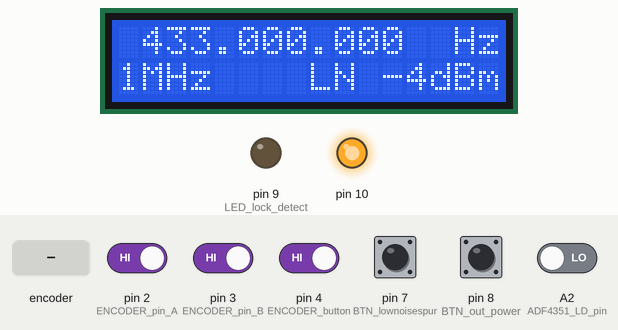
Recording of a sketch running on a simulated Arduino Uno, built with avr-gcc and run on an emulated ATmega328P. Parts: 16×2 character LCD, output pins drawn as LEDs (lit = HIGH). The test bench sets the inputs (shaded band); at power-on: pin 2 (ENCODER_pin_A), pin 3 (ENCODER_pin_B), pin 4 (ENCODER_button), pin 7 (BTN_lownoisespur), pin 8 (BTN_out_power) HIGH, A2 (ADF4351_LD_pin) LOW. Pins used as bus, display or sensor lines are not drawn.

Above: at 2.1 s.
2.2 s: pin 4 (ENCODER_button) driven LOW
At 3.11 s:
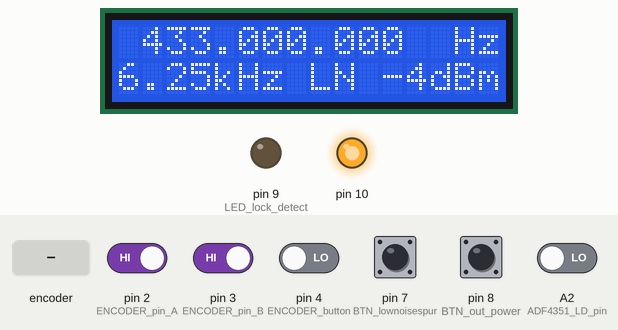
5.2 s: pin 7 (BTN_lownoisespur) pulled LOW for 0.15 s
At 5.56 s:
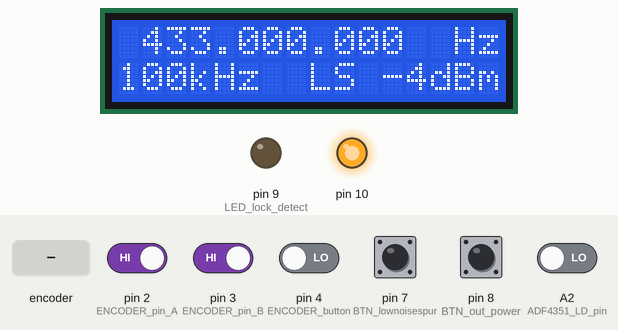
5.9 s: A2 (ADF4351_LD_pin) driven HIGH
At 6.23 s:
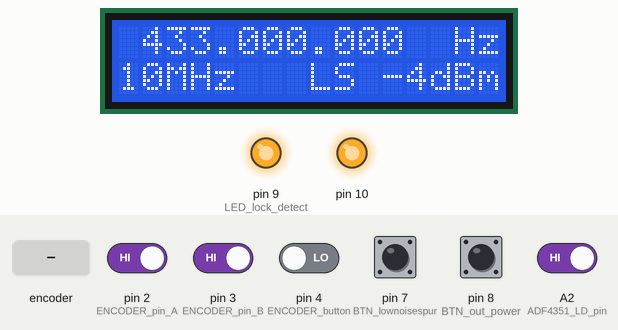
8.5 s: rotary encoder on pin 2 (ENCODER_pin_A) / pin 3 (ENCODER_pin_B) turned 1 step (first pin leading)
At 9.03 s:
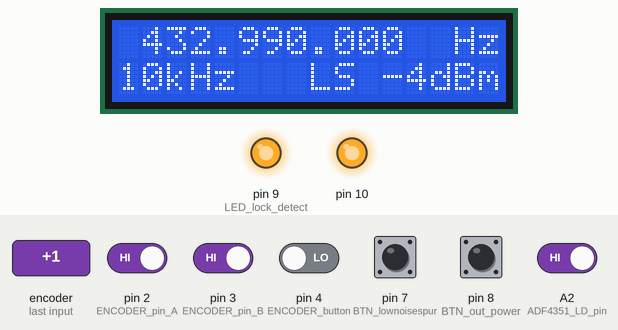
10.3 s: pin 7 (BTN_lownoisespur) pulled LOW for 1 s
At 10.56 s:
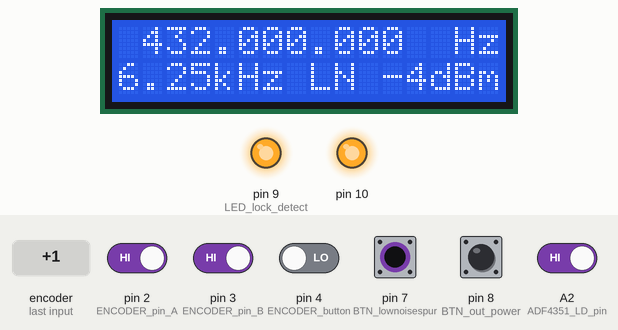
11.9 s: pin 7 (BTN_lownoisespur) pulled LOW for 0.15 s
At 12.2 s:
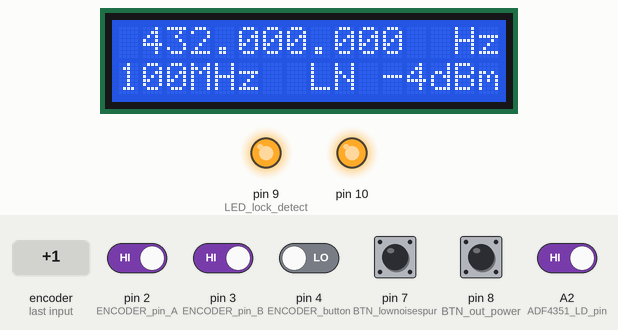
Timing chart, 0 to 13.6 s (numbered marks = the images above; inputs shaded):
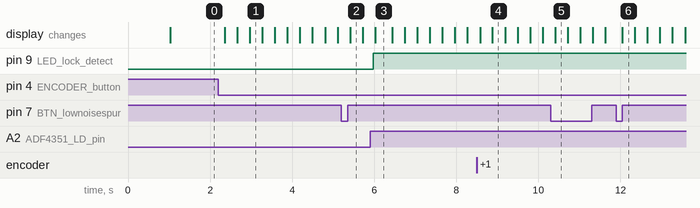

The sketch:

gen4351.ino
```cpp
/*
  LED LOCKDETECT do

   ////--------------remove  pullup if user hardware resistors
  PINOUT!!!! d2 - for ENCODER_A!!


  ENCODER_interrupt_delta меняется в прерывании. ENCODER_interrupt_delta проверять в СтаетМашин каждые 300мс и менять частоту, ENCODER_interrupt_delta=0 устанавливать.
  Экран отрисовывать каждые 10сек и по событиям, рисовать экран каждые 300мс нет смысла.
  i2c LCD 5V, а система 3.3В. Поэтому нужен преобразователь уровней и 2 питания: 5В и 3.3В.

*/


//============================================   3.3V ONLY ===================================================================================================================
//============================================   3.3V ONLY ===================================================================================================================
//============================================   3.3V ONLY ===================================================================================================================
//============================================   3.3V ONLY ===================================================================================================================

// ADF4351 PLL-Synthesizer 33Mhz - 4,4Ghz
// Integer mode Demo OE6OCG 1/2015
// up/down = Freq +- with stepsize
// left = frequency step's from 6.25khz to 1Mhz
/*
         ============================================   3.3V ONLY ===================================================================================================================
         ============================================   3.3V ONLY ===================================================================================================================
         ============================================   3.3V ONLY ===================================================================================================================
         ============================================   3.3V ONLY ===================================================================================================================
         ============================================   3.3V ONLY ===================================================================================================================
         ============================================   3.3V ONLY ===================================================================================================================
   MOSI 11 ----> DATA
   MISO 12 ---- null, but d12 is SPI
   SCK 13 -----> CLK
   d10 no connect, but SPI SS. CE connected to 3.3V, so SPI always enabled. I use custom LE pin for custom SPI interface
   d3----------> LE  LOAD_ENABLE 1=upload registers 0=work
   d5----------> LD = lock detect, 1=ok 0=cannot_generate
                 CE---3V3 SET CHIP_ENABLE ON


    ENCODER add
    if Freq>4.4GHz stop ++
    if Freq < 35Mhz stop --


     int8_t      |  char                       |   РѕС‚ -128 РґРѕ 127
  uint8_t    |  byte, unsigned char |   РѕС‚ 0 РґРѕ 255
  int16_t    |  int                          |   РѕС‚ -32768 РґРѕ 32767
  uint16_t  |  unsigned int, word   |   РѕС‚ 0 РґРѕ 65535

  int32_t    |  long                        |  РѕС‚  -2147483648 РґРѕ 2147483647
  uint32_t  |  unsigned long          |  РѕС‚ 0 РґРѕ 4294967295

*/

//============================================================= ADF4351 =========================================
#include <SPI.h>
#define ADF4351_LE_pin A3
#define ADF4351_LD_pin A2
uint32_t ADF4351_referenceFreq = 2500000L; //*10 Hz reference frequency = quartz 25 MHz
uint32_t ADF4351_frequency = 43300000L; //*10 Hz = 433 MHz
uint32_t ADF4351_freqStepCurrent = 0L;
uint32_t ADF4351_stepsVariants[6] = {
  625, //*10Hz 6,25 khz, 5khz does not work in Int-N mode (MOD> 4095) at 25Mhz Ref.
  1000, //*10Hz 10 khz
  10000, //*10Hz 100 khz
  100000, //*10Hz 1 Mhz
  1000000, //*10Hz 10 Mhz //only for fast inc\dec by encoder. ADF cannot LOCK at this freq-step
  10000000 //*10Hz 100 Mhz //only for fast inc\dec by encoder. ADF cannot LOCK at this freq-step
};
uint8_t ADF4351_stepsVariantsNumCurrent = 3;
String OLED_stepsVariants_val[6] = {"6.25kHz", "10kHz", "100kHz", "1MHz", "10MHz", "100MHz"};

uint8_t ADF4351_lowNoiseOrSpurVariants[2] = {B0, B11};
uint8_t ADF4351_lowNoiseOrSpur_current = 0; //at lowSpur cannot lock sometimes
String ADF4351_lowNoiseOrSpur_verb[2] = {"LN", "LS"};

uint8_t ADF4351_outputPowerVariants[4] = {B0, B01, B10, B11};
uint8_t ADF4351_outputPower_current = 0; //5dBm doesnot work, only -4 ... 2
String ADF4351_outputPower_verb[4] = {"-4dBm", "-1dBm", "2dBm", "5dBm"};

uint32_t ADF4351_registers[6]; //ADF4351 Registers, see datasheet

//========================================== INTERFACE ==========================================================
#define ENCODER_pin_A 2 //Пин прерывания
#define ENCODER_pin_B 3 //Любой другой пин

volatile int ENCODER_interrupt_delta = 0;       // Счетчик оборотов. Периодически проверять ENCODER_interrupt_delta и делать действтия,потом ENCODER_interrupt_delta=0 и снова ждем вращения
// в прерываниях делать дела нельзя - слишком долго
volatile int ENCODER_interrupt_state = 0;       // Переменная хранящая статус вращения
volatile int ENCODER_interrupt_pin_A_val = 0;   // Переменные хранящие состояние пина, для экономии времени
volatile int ENCODER_interrupt_pin_B_val = 0;   // Переменные хранящие состояние пина, для экономии времени

#define ENCODER_button 4
#define BTN_future0 5
#define BTN_future1 6
#define BTN_lownoisespur 7
#define BTN_out_power 8
#define LED_lock_detect 9

//=====================================1602 LCD i2c==============================================================
#include <Wire.h>
#include <LiquidCrystal_I2C.h>
LiquidCrystal_I2C lcd(0x27, 16, 2);


//================================== TIMEMACHINE =================================================================
uint32_t TIMEMACHINE_next_101ms = 0L;
uint32_t TIMEMACHINE_next_311ms = 0L;
//uint32_t TIMEMACHINE_next_2000ms = 0L;

//=======================================SYS=======================================================================
volatile boolean SYS_isNeedProcessConfig = true;

void setup() {
  ADF4351_init();
  MONITOR_init();
  ENCODER_init();
  BUTTON_init();
  // Serial.begin(9600);
}

void loop() {
  TIMEMACHINE_loop();
}
```

ADF4351.ino
```cpp
void ADF4351_init() {
  pinMode (ADF4351_LE_pin, OUTPUT);
  digitalWrite(ADF4351_LE_pin, LOW);
  SPI.setDataMode(SPI_MODE0);
  SPI.setBitOrder(MSBFIRST);
  SPI.begin();
  delay(900);
  ADF4351_setConfig();
}


void ADF4351_out_power_next() {
  ADF4351_outputPower_current += 1;
  if (ADF4351_outputPower_current > 3) {  //cycle, return to 0-pos
    ADF4351_outputPower_current = 0;
  }
  SYS_isNeedProcessConfig = true;
}

void ADF4351_lowNoiseSpurMode_next() {
  ADF4351_lowNoiseOrSpur_current += 1;
  if (ADF4351_lowNoiseOrSpur_current > 1) {  //cycle, return to 0-pos
    ADF4351_lowNoiseOrSpur_current = 0;
  }
  SYS_isNeedProcessConfig = true;
}

void ADF4351_step_next() {
  ADF4351_stepsVariantsNumCurrent += 1;
  if (ADF4351_stepsVariantsNumCurrent > 5) {  //cycle, return to 0-pos
    ADF4351_stepsVariantsNumCurrent = 0;
  }
  ADF4351_freqStepCurrent = ADF4351_stepsVariants[ADF4351_stepsVariantsNumCurrent]; //it is in ADF4351_prepareConfig()

  //round Freq to NEAR step, because ADF4351 can NOT set frquency like: 433 006 250 Hz if step is 1MHz (STEP > low digits in FREQ)
  switch (ADF4351_stepsVariantsNumCurrent) {
    case 0: //625, //*10Hz 6,25 khz, 5khz does not work in Int-N mode (MOD> 4095) at 25Mhz Ref.
      break;
    case 1: //1000, //*10Hz 10 khz
      ADF4351_frequency = 1000 * (ADF4351_frequency / 1000); //*10 =  some Hz
      break;
    case 2: //10000, //*10Hz 100 khz
      ADF4351_frequency = 10000 * (ADF4351_frequency / 10000); //*10 =  some Hz
      break;
    case 3: //100000, //*10Hz 1 Mhz
      ADF4351_frequency = 100000 * (ADF4351_frequency / 100000); //*10 =  some Hz
      break;
    case 4: //1000000, //*10Hz 10 Mhz //only for fast inc\dec by encoder. ADF cannot LOCK at this freq-step
      ADF4351_frequency = 100000 * (ADF4351_frequency / 100000); //*10 =  some Hz
      break;
    case 5: //10000000 //100MHz //only for fast inc\dec by encoder. ADF cannot LOCK at this freq-step
      ADF4351_frequency = 100000 * (ADF4351_frequency / 100000); //*10 =  some Hz
      break;

  }

  SYS_isNeedProcessConfig = true;
}


void ADF4351_setConfig() {
  ADF4351_freqStepCurrent = ADF4351_stepsVariants[ADF4351_stepsVariantsNumCurrent]; //it is in ADF4351_prepareConfig()
  ADF4351_prepareConfig();
  ADF4351_writeToRegister(5);
  delayMicroseconds(2500);
  ADF4351_writeToRegister(4);
  delayMicroseconds(2500);
  ADF4351_writeToRegister(3);
  delayMicroseconds(2500);
  ADF4351_writeToRegister(2);
  delayMicroseconds(2500);
  ADF4351_writeToRegister(1);
  delayMicroseconds(2500);
  ADF4351_writeToRegister(0);
  delayMicroseconds(2500);

  /*/////DBG
    Serial.println("\r\n SEND CONFIG \r\n");
    for (byte i = 0; i < 6; i++) {
    Serial.print("REG");
    Serial.print(i, DEC);
    Serial.print(" ");
    Serial.println(ADF4351_registers[i], HEX);
    }
    Serial.print("\r\n ADF4351_freqStepCurrent=");
    Serial.println(ADF4351_freqStepCurrent, DEC);
    ///////DBG END */

}

void ADF4351_writeToRegister(int idx) { // make 4 byte from integer for SPI-Transfer
  digitalWrite(ADF4351_LE_pin, LOW);
  delayMicroseconds(10);

  SPI.transfer((0xFF000000 & ADF4351_registers[idx]) >> 24);
  SPI.transfer((0x00FF0000 & ADF4351_registers[idx]) >> 16);
  SPI.transfer((0x0000FF00 & ADF4351_registers[idx]) >> 8);
  SPI.transfer( 0x000000FF & ADF4351_registers[idx]);

  ADF4351_ss_toggle();

  /*
    byte buf[4];
    for (uint8_t i = 0; i < 4; i++)
    buf[i] = (byte)(ADF4351_registers[idx] >> (i * 8));
    ADF4351_writeData(buf[3], buf[2], buf[1], buf[0]);
  */
}
/*
void ADF4351_writeData(byte a1, byte a2, byte a3, byte a4) {
  // write over SPI to ADF4351
  digitalWrite(ADF4351_LE_pin, LOW);
  delayMicroseconds(10);
  SPI.transfer(a1);
  SPI.transfer(a2);
  SPI.transfer(a3);
  SPI.transfer(a4);
  ADF4351_ss_toggle();
}*/

void ADF4351_ss_toggle() {
  digitalWrite(ADF4351_LE_pin, HIGH);
  delayMicroseconds(5);
  digitalWrite(ADF4351_LE_pin, LOW);
}

void ADF4351_prepareConfig() {
  // PLL-Reg-R0         =  32bit
  // Registerselect        3bit
  // int F_Frac = 4;       // 12bit
  // int N_Int = 92;       // 16bit
  // reserved           // 1bit

  // PLL-Reg-R1         =  32bit
  // Registerselect        3bit
  //int M_Mod = 5;        // 12bit
  int P_Phase = 1;     // 12bit bei 2x12bit hintereinander pow()-bug !!
  uint8_t Prescal = 0;     // 1bit geht nicht ???
  uint8_t PhaseAdj = 0;    // 1bit geht auch nicht ???
  // reserved           // 3bit

  // PLL-Reg-R2         =  32bit
  // Registerselect        3bit
  uint8_t U1_CountRes = 0; // 1bit
  uint8_t U2_Cp3state = 0; // 1bit
  uint8_t U3_PwrDown = 0;  // 1bit
  uint8_t U4_PDpola = 1;    // 1bit
  uint8_t U5_LPD = 0;       // 1bit
  uint8_t U6_LPF = 1;       // 1bit 1=Integer, 0=Frac not spported yet
  uint8_t CP_ChgPump = 7;     // 4bit
  uint8_t D1_DoublBuf = 0; // 1bit
  //  int R_Counter = 1;   // 10bit
  //  int RD1_Rdiv2 = 0;    // 1bit
  //  int RD2refdoubl = 0; // 1bit
  uint8_t M_Muxout = 0;     // 3bit
  uint8_t LoNoisSpur = ADF4351_lowNoiseOrSpurVariants[ADF4351_lowNoiseOrSpur_current];      //0   2bit
  // reserved           // 1bit

  // PLL-Reg-R3         =  32bit
  // Registerselect        3bit
  int D_Clk_div = 150; // 12bit
  uint8_t C_Clk_mode = 0;   // 2bit
  //  reserved          // 1bit
  uint8_t F1_Csr = 0;       // 1bit
  //  reserved          // 2bit
  uint8_t F2_ChgChan = 0;   // 1bit
  uint8_t F3_ADB = 0;       // 1bit
  uint8_t F4_BandSel = 0;  // 1bit
  //  reserved          // 8bit

  // PLL-Reg-R4         =  32bit
  // Registerselect        3bit
  uint8_t D_out_PWR =   ADF4351_outputPowerVariants[ADF4351_outputPower_current] ; // B0;   // 2bit
  uint8_t D_RF_ena = 1;     // 1bit
  uint8_t D_auxOutPwr = 0;  // 2bit
  uint8_t D_auxOutEna = 0;  // 1bit
  uint8_t D_auxOutSel = 0;  // 1bit
  uint8_t D_MTLD = 0;       // 1bit
  uint8_t D_VcoPwrDown = 0; // 1bit 1=VCO off

  //  int B_BandSelClk = 200; // 8bit

  uint8_t D_RfDivSel = 3;    // 3bit 3=70cm 4=2m
  uint8_t D_FeedBck = 1;     // 1bit
  // reserved           // 8bit

  // PLL-Reg-R5         =  32bit
  // Registerselect     // 3bit
  // reserved           // 16bit
  // reserved     11    // 2bit
  // reserved           // 1bit
  uint8_t D_LdPinMod = 1;    // 2bit muss 1 sein
  // reserved           // 8bit

  // Referenz Freg Calc
  //  long ADF4351_referenceFreq = 250000; // Refrenquarz = 25000000hz
  int R_Counter = 1;   // 10bit
  uint8_t RD1_Rdiv2 = 0;    // 1bit
  uint8_t RD2refdoubl = 0; // 1bit
  int B_BandSelClk = 200; // 8bit
  //  int F4_BandSel = 0;  // 1bit

  // int F4_BandSel = 10.0 * B_BandSelClk / PFDFreq;

  uint32_t RFout = ADF4351_frequency;   // VCO-Frequenz
  // calc bandselect und RF-div
  uint8_t outdiv = 0;

  if (RFout >= 220000000) {
    outdiv = 1;
    D_RfDivSel = B0;
  }
  if (RFout < 220000000) {
    outdiv = 2;
    D_RfDivSel = B001;
  }
  if (RFout < 110000000) {
    outdiv = 4;
    D_RfDivSel = B010;
  }
  if (RFout < 55000000) {
    outdiv = 8;
    D_RfDivSel = B011;
  }
  if (RFout < 27500000) {
    outdiv = 16;
    D_RfDivSel = B100;
  }
  if (RFout < 13800000) {
    outdiv = 32;
    D_RfDivSel = B101;
  }
  if (RFout < 6900000) {
    outdiv = 64;
    D_RfDivSel = B110;
  }

  float PFDFreq = ADF4351_referenceFreq * ((1.0 + RD2refdoubl) / (R_Counter * (1.0 + RD1_Rdiv2))); //Referenzfrequenz *10 (РІСЃРµ С‡Р°СЃС‚РѕС‚Сѓ СЃРѕРєСЂР°С‰РµРЅР° РІ 10СЂР°Р· РїРѕС‡РµРјСѓ-С‚Рѕ)
  float N = ((RFout) * outdiv) / PFDFreq;
  uint16_t N_Int = N;
  uint16_t M_Mod = PFDFreq * (100000 / ADF4351_freqStepCurrent) / 100000;
  uint16_t F_Frac = round((N - N_Int) * M_Mod);

  /*
    Serial.print("\r\n PFDFreq=");
    Serial.println(PFDFreq, DEC);

    Serial.print("\r\n N_Int=");
    Serial.println(N_Int, DEC);

    Serial.print("\r\n M_Mod=");
    Serial.println(M_Mod, DEC);

    Serial.print("\r\n F_Frac=");
    Serial.println(F_Frac, DEC);

    Serial.print("\r\n outdiv=");
    Serial.println(outdiv, DEC);

    Serial.print("\r\n D_RfDivSel=");
    Serial.println(D_RfDivSel, BIN);
  */


  ADF4351_registers[0] = (unsigned long)(0 + F_Frac * pow(2, 3) + N_Int * pow(2, 15));
  ADF4351_registers[1] = (unsigned long)(1 + M_Mod * pow(2, 3) + P_Phase * pow(2, 15) + Prescal * pow(2, 27) + PhaseAdj * pow(2, 28));
  //  ADF4351_registers[1] = (ADF4351_registers[1])+1; // Registerselect adjust ?? because unpossible 2x12bit in pow() funktion
  ADF4351_registers[2] = (unsigned long)(2 + U1_CountRes * pow(2, 3) + U2_Cp3state * pow(2, 4) + U3_PwrDown * pow(2, 5) + U4_PDpola * pow(2, 6) + U5_LPD * pow(2, 7) + U6_LPF * pow(2, 8) + CP_ChgPump * pow(2, 9) + D1_DoublBuf * pow(2, 13) + R_Counter * pow(2, 14) + RD1_Rdiv2 * pow(2, 24) + RD2refdoubl * pow(2, 25) + M_Muxout * pow(2, 26) + LoNoisSpur * pow(2, 29));
  ADF4351_registers[3] = (unsigned long)(3 + D_Clk_div * pow(2, 3) + C_Clk_mode * pow(2, 15) + 0 * pow(2, 17) + F1_Csr * pow(2, 18) + 0 * pow(2, 19) + F2_ChgChan * pow(2, 21) +  F3_ADB * pow(2, 22) + F4_BandSel * pow(2, 23) + 0 * pow(2, 24));
  ADF4351_registers[4] = (unsigned long)(4 + D_out_PWR * pow(2, 3) + D_RF_ena * pow(2, 5) + D_auxOutPwr * pow(2, 6) + D_auxOutEna * pow(2, 8) + D_auxOutSel * pow(2, 9) + D_MTLD * pow(2, 10) + D_VcoPwrDown * pow(2, 11) + B_BandSelClk * pow(2, 12) + D_RfDivSel * pow(2, 20) + D_FeedBck * pow(2, 23));
  ADF4351_registers[5] = (unsigned long)(5 + 0 * pow(2, 3) + 3 * pow(2, 19) + 0 * pow(2, 21) + D_LdPinMod * pow(2, 22));
}
//to do instead of writing 0x08000000 you can use other two possibilities: (1ul << 27) or (uint32_t) (1 << 27).


// as PLL-Register Referenz
// ADF4351_registers[0] = (0x002E0020); // 145.0 Mhz, 12.5khz raster
// ADF4351_registers[1] = (0x08008029);
// ADF4351_registers[2] = (0x00004E42);
// ADF4351_registers[3] = (0x000004B3);
// ADF4351_registers[4] = (0x00BC8024);
// ADF4351_registers[5] = (0x00580005);

/*
  Low Noise and Low Spur Modes
  The noise mode on the ADF4351 is controlled by setting
  Bits[DB30:DB29] in Register 2 (see Figure 26). The noise mode
  allows the user to optimize a design either for improved spurious
  performance or for improved phase noise performance.
  When the low spur mode is selected, dither is enabled. Dither
  randomizes the fractional quantization noise so that it resembles
  white noise rather than spurious noise. As a result, the part is
  optimized for improved spurious performance. Low spur mode
  is normally used for fast-locking applications when the PLL
  closed-loop bandwidth is wide. Wide loop bandwidth is a loop
  bandwidth greater than 1/10 of the RFOUT channel step resolution
  (fRES). A wide loop filter does not attenuate the spurs to the
  same level as a narrow loop bandwidth.
  For best noise performance, use the low noise mode option.
  When the low noise mode is selected, dither is disabled. This
  mode ensures that the charge pump operates in an optimum
  region for noise performance. Low noise mode is extremely
  useful when a narrow loop filter bandwidth is available. The
  synthesizer ensures extremely low noise, and the filter attenuates
  the spurs. Figure 10 through Figure 12 show the trade-offs in a
  typical W-CDMA setup for different noise and spur settings.
*/
```

MONITOR.ino
```cpp
void MONITOR_init() {
  lcd.init();                      // initialize the lcd
  lcd.backlight();
}


void MONITOR_render() {
  uint32_t frq_MHz = ADF4351_frequency / 100000;
  uint32_t frq_kHz = (ADF4351_frequency % 100000) / 100;
  uint32_t frq_Hz = (ADF4351_frequency % 100) * 10;


  lcd.clear();
  lcd.setCursor(0, 0);

  if (frq_MHz < 1000) {
    lcd.print(' ');
  }
  if (frq_MHz < 100) {
    lcd.print(' ');
  }
  if (frq_MHz < 10) {
    lcd.print(' ');
  }
  lcd.print(frq_MHz);
  lcd.print(".");

  if (frq_kHz < 100) {
    lcd.print(0);
  }
  if (frq_kHz < 10) {
    lcd.print(0);
  }
  lcd.print(frq_kHz);
  lcd.print(".");

  if (frq_Hz < 100) {
    lcd.print(0);
  }
  if (frq_Hz < 10) {
    lcd.print(0);
  }
  lcd.print(frq_Hz);
  lcd.print("  Hz");

  lcd.setCursor(0, 1);
  lcd.print(OLED_stepsVariants_val[ADF4351_stepsVariantsNumCurrent]);
  lcd.setCursor(8, 1);
  lcd.print(ADF4351_lowNoiseOrSpur_verb[ADF4351_lowNoiseOrSpur_current]);
  lcd.setCursor(11, 1);
  lcd.print(ADF4351_outputPower_verb[ADF4351_outputPower_current]);
}
```

Source omitted: INTERFACE.ino (2412 bytes), SYS.ino (577 bytes), TIMEMACHINE.ino (511 bytes)

Measured:
- after the input at 2.2 s, the display: first changes after 0.15 s (image 1 shows a later state)
- after the input at 5.2 s, the display: changes after 0.22 s (image 2)
- after the input at 5.9 s, pin 9 (LED_lock_detect): LOW → HIGH after 0.07 s
- after the input at 10.3 s, the display: changes after 0.12 s (image 5)
- after the input at 11.9 s, the display: changes after 0.15 s (image 6)
- what the display in image 3 shows lasts 0.4 s, from 6.0 s to 6.4 s
